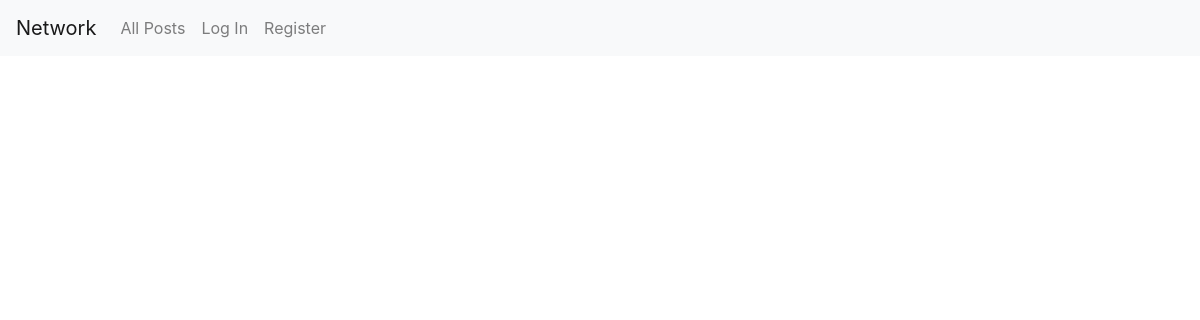
The app's page /, older data.
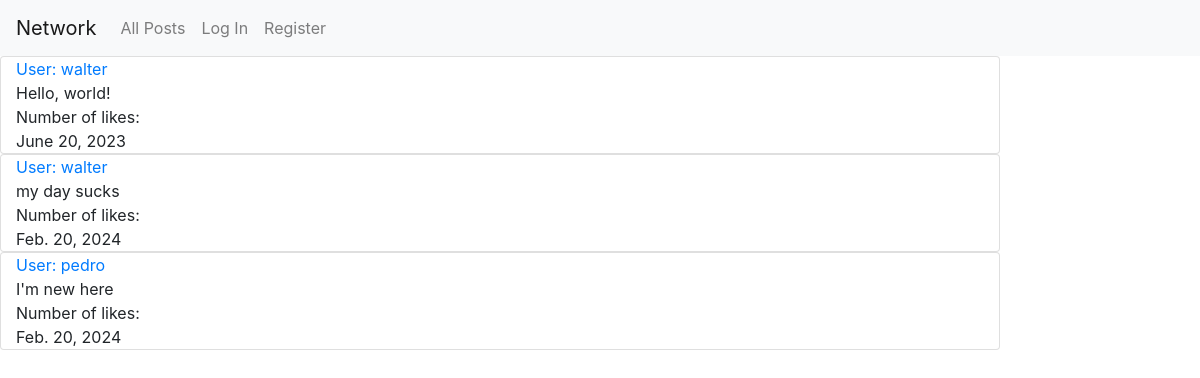
The same page, newer data.
### network/models.py (models this page shows, shortened)
class Post(models.Model):
    user = models.ForeignKey(User, on_delete=models.CASCADE, blank=True, null=True, related_name="poster")
    post = models.CharField(max_length=64)
    date = models.DateField()

class User(AbstractUser):
    pass
    def __str__(self):
        return self.username

### network/views.py (the view)
# urls.py: path("", views.index, name="index"),
def index(request):
    if request.user.is_authenticated:
        posts = Post.objects.all()
        return render(request, "network/index.html", {
            "posts": posts,
        })
    else:
        posts = Post.objects.all()
        return render(request, "network/index.html", {
            "posts": posts,
        })

### network/templates/network/index.html
{% extends "network/layout.html" %}
{% block body %}
{% if user.is_authenticated %}
    <h1> All Posts</h1>
    <div>
        <form action="{% url 'new_post' %}" method="post">
            {% csrf_token %}
            <div class="mb-3 card col-10">
                <div class="mb-3">
                    <label for="post" class="form-label">New Post</label>
                </div>
                <div class="mb-3">
                    <textarea class="form-control" name="text-compose" rows="2"></textarea>
                </div>
                <input class="btn btn-primary" type="submit" value="Post">
            </div>
        </form>
        <div class="mb-3">
            {% for post in posts %}
            <div class="card col-10">
                <div><a id="users" class="" href="{% url 'profile' user_id=post.user.id %}"> User: {{ post.user }}</a></div>
                <div>{{ post.post }}</div>
                <div>Number of likes: {{post.likes}}</div>
                <div>{{ post.date }}</div>
            </div>
            {% endfor %}
        </div>
    </div>
{% else %}
<div class="mb-3">
    {% for post in posts %}
    <div class="card col-10">
        <div><a id="users" class="" href="{% url 'profile' user_id=post.user.id %}"> User: {{ post.user }}</a></div>
        <div>{{ post.post }}</div>
        <div>Number of likes: {{post.likes}}</div>
        <div>{{ post.date }}</div>
    </div>
    {% endfor %}
</div>
{% endif %}
{% endblock %}

### network/templates/network/layout.html (shortened to what this page needs)
{% load static %}
<!DOCTYPE html>
<html lang="en">
    <head>
        <link rel="stylesheet" href="https://stackpath.bootstrapcdn.com/bootstrap/4.4.1/css/bootstrap.min.css">
        <link href="{% static 'network/styles.css' %}" rel="stylesheet">
    </head>
    <body>
        <nav class="navbar navbar-expand-lg navbar-light bg-light">
            <a class="navbar-brand" href="#">Network</a>
            <div>
              <ul class="navbar-nav mr-auto">
                <li class="nav-item">
                  <a class="nav-link" href="{% url 'index' %}">All Posts</a>
                </li>
                {% if user.is_authenticated %}
                    <li class="nav-item">
                        <a class="nav-link" href="#">Following</a>
                    </li>
                    <li class="nav-item">
                        <a class="nav-link" href="{% url 'logout' %}">Log Out</a>
                    </li>
                {% else %}
                    <li class="nav-item">
                        <a class="nav-link" href="{% url 'login' %}">Log In</a>
                    </li>
                    <li class="nav-item">
                        <a class="nav-link" href="{% url 'register' %}">Register</a>
                    </li>
                {% endif %}
              </ul>
            </div>
          </nav>
        <div class="body">
            {% block body %}
            {% endblock %}
        </div>
    </body>
</html>

Row changes from the older to the newer data that the page shows:
added Post: user "walter", post "Hello, world!", date "June 20, 2023"
added Post: user "walter", post "my day sucks", date "Feb. 20, 2024"
added Post: user "pedro", post "I'm new here", date "Feb. 20, 2024"
